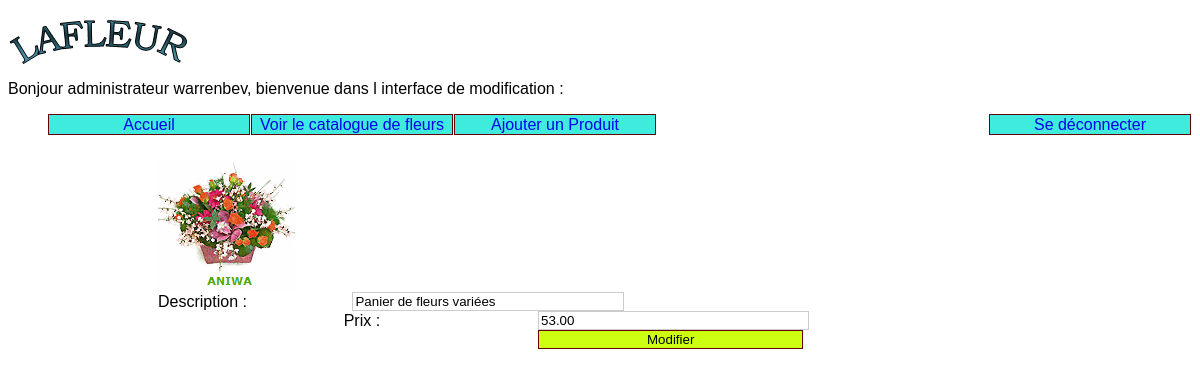
The page /index.php?uc=gestionProduits&categorie=com&produit=8&action=Modifier (signed in) on the database its author committed.
### tables this page shows
CREATE TABLE IF NOT EXISTS Produit
 (
  id INT (3) auto_increment NOT NULL,
  description CHAR(50), 
  prix DECIMAL (10,2) NOT NULL,
  image CHAR (50) NULL, 
  idCategorie CHAR (32) NOT NULL , 
  PRIMARY KEY (id) 
 );

### util/class.pdoLafleur.inc.php (called while the page is built, shortened)
<?php
class PdoLafleur
{
    private static $serveur='mysql:host=localhost';
    private static $bdd='dbname=lafleur';
    private static $user='lafleur' ;
    private static $mdp='secret' ;
	private static $monPdo;
	private static $monPdoLafleur = null;
 private function __construct() {
 	PdoLafleur::$monPdo = new PDO(PdoLafleur::$serveur.';'.PdoLafleur::$bdd, PdoLafleur::$user, PdoLafleur::$mdp);
 	PdoLafleur::$monPdo->query("SET CHARACTER SET utf8");
 }
  public  static function getPdoLafleur()
  {
  	if(PdoLafleur::$monPdoLafleur == null) {
  		PdoLafleur::$monPdoLafleur = new PdoLafleur();
  	}
  	return PdoLafleur::$monPdoLafleur;
  }
  public function getProduit($idProduit) {
  	$requetePrepare = PdoLafleur::$monPdo->prepare(
  		'SELECT * '
  		. 'FROM produit '
  		. 'WHERE id = :idProduit'
  	);
  	$requetePrepare->bindParam(':idProduit', $idProduit, PDO::PARAM_INT);
  	$requetePrepare->execute();
  	$lesLignes = $requetePrepare->fetch();
  	return $lesLignes;
  }
}
?>

### vues/v_modifProduit.admin.php (the view, shortened to what this page needs)
<div id="produits">
<?php
	$id = $unProduit['id'];
	$description = $unProduit['description'];
	$prix=$unProduit['prix'];
	$image = $unProduit['image'];
?>
<div id="administrer">
	<form method="post" action="index.php?uc=gestionProduits&action=MiseAJour&id=<?php echo $id?>">
	   <p>
			<img src=<?php echo $image ?> alt="article" title="article">
			<br />
			<label for="description">Description  :</label>
			<input type="text" name="description" id="description" value="<?php echo $description ?>"/>
			<br />
			<label for="prix">Prix :</label>
			<input type="text" name="prix" id="prix" value="<?php echo $prix ?>"/>
			<br />
			<input type="submit" value="Modifier" style="background-color: #ccff11; border: 1px solid #600"/>
	   </p>
	</form>
</div>

### util/cssGeneral.css (style rules this page uses)
html { font:normal 100%/1.2em "Trebuchet MS",Verdana,Helvetica,Arial,sans-serif; }
label { background:transparent none; display: block; width: 20%; float: left; padding-right: 1%; text-align: left; }
input { margin-left: 1%; width: 30%; border: #CCC 1px solid; }
input[type="submit"] { border: #DDEEFF 1px solid; width: 30%; }
#produits { padding:0 150px; }

### rows shown on the page
produit: image (picture), description "Panier de fleurs variées", prix "53.00"

### other values the page prints
$_SESSION['login'] "warrenbev"
